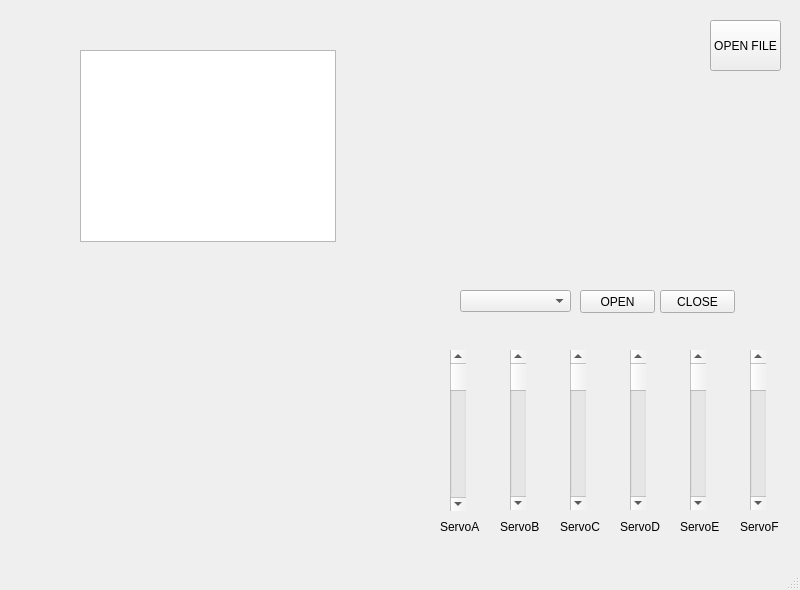
<?xml version="1.0" encoding="UTF-8"?>
<ui version="4.0">
 <class>MainWindow</class>
 <widget class="QMainWindow" name="MainWindow">
  <property name="geometry">
   <rect>
    <x>0</x>
    <y>0</y>
    <width>800</width>
    <height>590</height>
   </rect>
  </property>
  <property name="windowTitle">
   <string>MainWindow</string>
  </property>
  <widget class="QWidget" name="centralwidget">
   <widget class="QPushButton" name="openB">
    <property name="geometry">
     <rect>
      <x>580</x>
      <y>290</y>
      <width>75</width>
      <height>23</height>
     </rect>
    </property>
    <property name="text">
     <string>OPEN</string>
    </property>
   </widget>
   <widget class="QPushButton" name="closeB">
    <property name="geometry">
     <rect>
      <x>660</x>
      <y>290</y>
      <width>75</width>
      <height>23</height>
     </rect>
    </property>
    <property name="text">
     <string>CLOSE</string>
    </property>
   </widget>
   <widget class="QComboBox" name="comL">
    <property name="geometry">
     <rect>
      <x>460</x>
      <y>290</y>
      <width>111</width>
      <height>22</height>
     </rect>
    </property>
   </widget>
   <widget class="QScrollBar" name="servoA">
    <property name="geometry">
     <rect>
      <x>450</x>
      <y>350</y>
      <width>16</width>
      <height>161</height>
     </rect>
    </property>
    <property name="maximum">
     <number>105</number>
    </property>
   </widget>
   <widget class="QPushButton" name="openFile">
    <property name="geometry">
     <rect>
      <x>710</x>
      <y>20</y>
      <width>71</width>
      <height>51</height>
     </rect>
    </property>
    <property name="text">
     <string>OPEN FILE</string>
    </property>
   </widget>
   <widget class="QScrollBar" name="servoB">
    <property name="geometry">
     <rect>
      <x>510</x>
      <y>350</y>
      <width>16</width>
      <height>160</height>
     </rect>
    </property>
    <property name="minimum">
     <number>30</number>
    </property>
    <property name="maximum">
     <number>94</number>
    </property>
    <property name="orientation">
     <enum>Qt::Vertical</enum>
    </property>
   </widget>
   <widget class="QScrollBar" name="servoC">
    <property name="geometry">
     <rect>
      <x>570</x>
      <y>350</y>
      <width>16</width>
      <height>160</height>
     </rect>
    </property>
    <property name="minimum">
     <number>20</number>
    </property>
    <property name="maximum">
     <number>80</number>
    </property>
    <property name="orientation">
     <enum>Qt::Vertical</enum>
    </property>
   </widget>
   <widget class="QScrollBar" name="servoD">
    <property name="geometry">
     <rect>
      <x>630</x>
      <y>350</y>
      <width>16</width>
      <height>160</height>
     </rect>
    </property>
    <property name="maximum">
     <number>110</number>
    </property>
    <property name="orientation">
     <enum>Qt::Vertical</enum>
    </property>
   </widget>
   <widget class="QScrollBar" name="servoE">
    <property name="geometry">
     <rect>
      <x>690</x>
      <y>350</y>
      <width>16</width>
      <height>160</height>
     </rect>
    </property>
    <property name="minimum">
     <number>10</number>
    </property>
    <property name="maximum">
     <number>140</number>
    </property>
    <property name="orientation">
     <enum>Qt::Vertical</enum>
    </property>
   </widget>
   <widget class="QScrollBar" name="servoF">
    <property name="geometry">
     <rect>
      <x>750</x>
      <y>350</y>
      <width>16</width>
      <height>160</height>
     </rect>
    </property>
    <property name="maximum">
     <number>145</number>
    </property>
    <property name="orientation">
     <enum>Qt::Vertical</enum>
    </property>
   </widget>
   <widget class="QLabel" name="A">
    <property name="geometry">
     <rect>
      <x>440</x>
      <y>520</y>
      <width>47</width>
      <height>13</height>
     </rect>
    </property>
    <property name="text">
     <string>ServoA</string>
    </property>
   </widget>
   <widget class="QLabel" name="B">
    <property name="geometry">
     <rect>
      <x>500</x>
      <y>520</y>
      <width>47</width>
      <height>13</height>
     </rect>
    </property>
    <property name="text">
     <string>ServoB</string>
    </property>
   </widget>
   <widget class="QLabel" name="C">
    <property name="geometry">
     <rect>
      <x>560</x>
      <y>520</y>
      <width>47</width>
      <height>13</height>
     </rect>
    </property>
    <property name="text">
     <string>ServoC</string>
    </property>
   </widget>
   <widget class="QLabel" name="D">
    <property name="geometry">
     <rect>
      <x>620</x>
      <y>520</y>
      <width>47</width>
      <height>13</height>
     </rect>
    </property>
    <property name="text">
     <string>ServoD</string>
    </property>
   </widget>
   <widget class="QLabel" name="E">
    <property name="geometry">
     <rect>
      <x>680</x>
      <y>520</y>
      <width>47</width>
      <height>13</height>
     </rect>
    </property>
    <property name="text">
     <string>ServoE</string>
    </property>
   </widget>
   <widget class="QLabel" name="F">
    <property name="geometry">
     <rect>
      <x>740</x>
      <y>520</y>
      <width>47</width>
      <height>13</height>
     </rect>
    </property>
    <property name="text">
     <string>ServoF</string>
    </property>
   </widget>
   <widget class="QListWidget" name="Listing">
    <property name="geometry">
     <rect>
      <x>80</x>
      <y>50</y>
      <width>256</width>
      <height>192</height>
     </rect>
    </property>
   </widget>
  </widget>
  <widget class="QMenuBar" name="menubar">
   <property name="geometry">
    <rect>
     <x>0</x>
     <y>0</y>
     <width>800</width>
     <height>21</height>
    </rect>
   </property>
  </widget>
  <widget class="QStatusBar" name="statusbar"/>
 </widget>
 <resources/>
 <connections/>
</ui>
